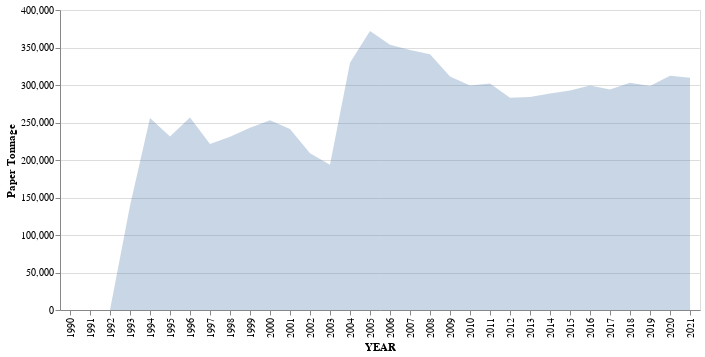

This figure's notebook cell:
### Code cell
alt.Chart(DSNY_pivot).mark_area(opacity=0.3).encode(
    alt.X("YEAR", type = "ordinal"),
    alt.Y("PAPER", type = "quantitative", title = "Paper Tonnage")
).interactive()

### Figure 1 — Vega-Lite specification as saved in the notebook (floating-point values rounded to 4 significant figures)
{"config": {"view": {"continuousWidth": 400, "continuousHeight": 300}}, "data": {"name": "data-905c9a58ee2e37f957fb318656622bae"}, "mark": {"type": "area", "opacity": 0.3}, "encoding": {"x": {"field": "YEAR", "type": "ordinal"}, "y": {"field": "PAPER", "title": "Paper Tonnage", "type": "quantitative"}}, "selection": {"selector005": {"type": "interval", "bind": "scales", "encodings": ["x", "y"]}}, "$schema": "https://vega.github.io/schema/vega-lite/v4.17.0.json", "datasets": {"data-905c9a58ee2e37f957fb318656622bae": [{"YEAR": 1990, "MGP": 0.0, "ORGANICS": 0.0, "PAPER": 0.0, "REFUSE": 303500.0}, {"YEAR": 1991, "MGP": 0.0, "ORGANICS": 0.0, "PAPER": 0.0, "REFUSE": 2346000.0}, {"YEAR": 1992, "MGP": 0.0, "ORGANICS": 0.0, "PAPER": 0.0, "REFUSE": 2906000.0}, {"YEAR": 1993, "MGP": 86540.0, "ORGANICS": 3422.0, "PAPER": 139100.0, "REFUSE": 2752000.0}, {"YEAR": 1994, "MGP": 162500.0, "ORGANICS": 2781.0, "PAPER": 256100.0, "REFUSE": 2754000.0}, {"YEAR": 1995, "MGP": 168100.0, "ORGANICS": 3322.0, "PAPER": 231200.0, "REFUSE": 2691000.0}, {"YEAR": 1996, "MGP": 173700.0, "ORGANICS": 2288.0, "PAPER": 256600.0, "REFUSE": 2771000.0}, {"YEAR": 1997, "MGP": 193300.0, "ORGANICS": 4670.0, "PAPER": 221300.0, "REFUSE": 2692000.0}, {"YEAR": 1998, "MGP": 243900.0, "ORGANICS": 6893.0, "PAPER": 230900.0, "REFUSE": 2608000.0}, {"YEAR": 1999, "MGP": 275600.0, "ORGANICS": 18670.0, "PAPER": 243100.0, "REFUSE": 2577000.0}, {"YEAR": 2000, "MGP": 299000.0, "ORGANICS": 16020.0, "PAPER": 253100.0, "REFUSE": 2565000.0}, {"YEAR": 2001, "MGP": 312400.0, "ORGANICS": 17940.0, "PAPER": 241400.0, "REFUSE": 2649000.0}, {"YEAR": 2002, "MGP": 156000.0, "ORGANICS": 14.8, "PAPER": 209000.0, "REFUSE": 2875000.0}, {"YEAR": 2003, "MGP": 1.0, "ORGANICS": 12.7, "PAPER": 193700.0, "REFUSE": 3075000.0}, {"YEAR": 2004, "MGP": 186900.0, "ORGANICS": 17040.0, "PAPER": 329500.0, "REFUSE": 2906000.0}, {"YEAR": 2005, "MGP": 243700.0, "ORGANICS": 13180.0, "PAPER": 372200.0, "REFUSE": 2806000.0}, {"YEAR": 2006, "MGP": 234800.0, "ORGANICS": 17820.0, "PAPER": 353500.0, "REFUSE": 2759000.0}, {"YEAR": 2007, "MGP": 228000.0, "ORGANICS": 4866.0, "PAPER": 346700.0, "REFUSE": 2692000.0}, {"YEAR": 2008, "MGP": 228700.0, "ORGANICS": 15.0, "PAPER": 341000.0, "REFUSE": 2630000.0}, {"YEAR": 2009, "MGP": 231100.0, "ORGANICS": 0.0, "PAPER": 311200.0, "REFUSE": 2592000.0}, {"YEAR": 2010, "MGP": 220900.0, "ORGANICS": 0.0, "PAPER": 299400.0, "REFUSE": 2534000.0}, {"YEAR": 2011, "MGP": 219400.0, "ORGANICS": 0.0, "PAPER": 302000.0, "REFUSE": 2664000.0}, {"YEAR": 2012, "MGP": 211600.0, "ORGANICS": 146.5, "PAPER": 283200.0, "REFUSE": 2587000.0}, {"YEAR": 2013, "MGP": 219800.0, "ORGANICS": 1651.0, "PAPER": 284100.0, "REFUSE": 2553000.0}, {"YEAR": 2014, "MGP": 235000.0, "ORGANICS": 8202.0, "PAPER": 288700.0, "REFUSE": 2528000.0}, {"YEAR": 2015, "MGP": 251400.0, "ORGANICS": 13670.0, "PAPER": 292700.0, "REFUSE": 2499000.0}, {"YEAR": 2016, "MGP": 275300.0, "ORGANICS": 20550.0, "PAPER": 299300.0, "REFUSE": 2503000.0}, {"YEAR": 2017, "MGP": 283400.0, "ORGANICS": 32110.0, "PAPER": 294100.0, "REFUSE": 2505000.0}, {"YEAR": 2018, "MGP": 290300.0, "ORGANICS": 45390.0, "PAPER": 303100.0, "REFUSE": 2528000.0}, {"YEAR": 2019, "MGP": 299900.0, "ORGANICS": 43420.0, "PAPER": 298700.0, "REFUSE": 2513000.0}, {"YEAR": 2020, "MGP": 348300.0, "ORGANICS": 11420.0, "PAPER": 312200.0, "REFUSE": 2665000.0}, {"YEAR": 2021, "MGP": 318700.0, "ORGANICS": 3849.0, "PAPER": 309500.0, "REFUSE": 2670000.0}]}}
